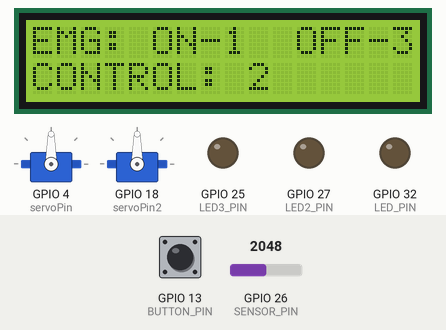
The sketch below on a simulated ESP32. Parts: 2 × servo, 16×2 character LCD, output pins drawn as LEDs (lit = HIGH). Dashed ring = blinking. The inputs (shaded band) are chosen by the test bench; at power-on: GPIO 13 (BUTTON_PIN) HIGH, GPIO 26 (SENSOR_PIN) = 2048. What the sketch prints to the serial monitor is not drawn. At 22.4 s the program restarts the board; the recording ends there.

Above: at 10.7 s.
10.8 s: GPIO 13 (BUTTON_PIN) pulled LOW for 0.15 s
At 12.1 s:
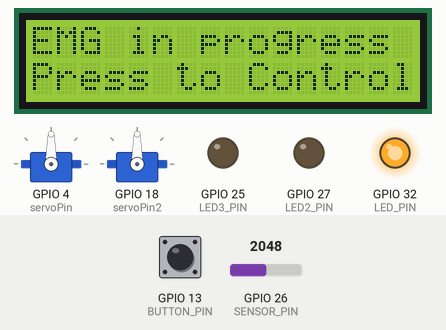
12.4 s: GPIO 13 (BUTTON_PIN) pulled LOW for 1 s
At 13.8 s:
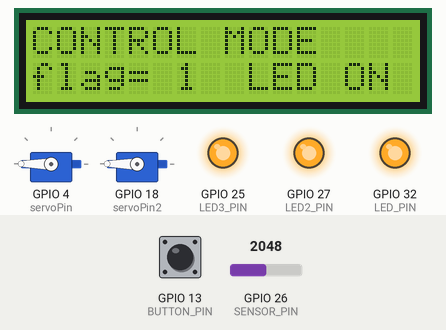
14.0 s: GPIO 13 (BUTTON_PIN) pulled LOW for 0.15 s
At 15.3 s:
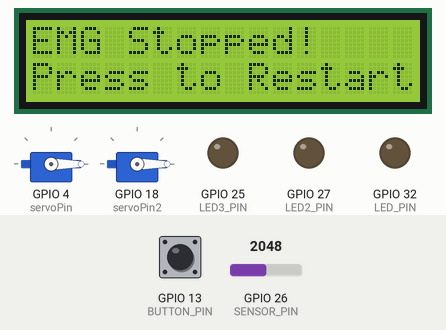
16.2 s: GPIO 13 (BUTTON_PIN) pulled LOW for 3.2 s
At 19.8 s:
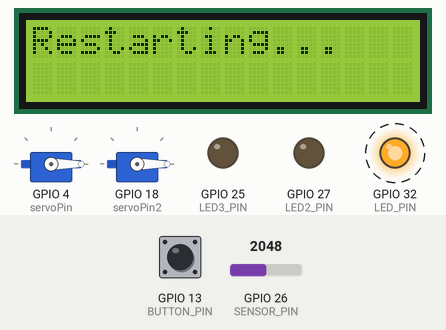
Timing chart, 0 to 22.4 s (numbered marks = the images above; inputs shaded):
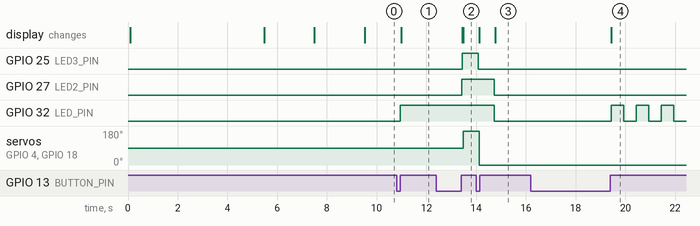

The sketch:

Final_Project_Code-_EMG.ino
```cpp
// emg-26, led(RED)-32, led(BLUE)-27, led(GREEN)-25, pushbutton-13, servo1-16 , servo2-18

#define SENSOR_PIN 26      //EMG Pin
#define LED_PIN 32         //LED 32 (RED)       Indicating EMG Mode
#define LED2_PIN 27        //LED 2(YELLOW) 27   Indicating Control Mode
#define LED3_PIN 25        //LED 3(GREEN)  25   Controlling LED
#define BUTTON_PIN 13      //pushSwitch pin

int sensorValue;
int lastState = HIGH;
int currentState;
int count = 0;
int Max=0;
int mid;
int flag=0;
int threshold;


#include <LiquidCrystal_I2C.h>
int lcdColumns = 16;
int lcdRows = 2;
LiquidCrystal_I2C lcd(0x27, lcdColumns, lcdRows);

//servo
#include <Servo.h>

static const int servoPin = 4;
static const int servoPin2 = 18;

Servo servo1;
Servo servo2;

void setup()
{
  pinMode(BUTTON_PIN, INPUT_PULLUP);
  pinMode(LED_PIN, OUTPUT);
  pinMode(LED2_PIN, OUTPUT);
  pinMode(LED3_PIN, OUTPUT);
  servo1.attach(servoPin);
  servo2.attach(servoPin2);

  lcd.init();              // initialize LCD
  lcd.setBacklight(HIGH);
  delay(10);               //to stabilize everything
  Serial.begin(115200);

  while(analogRead(SENSOR_PIN)<200)
  {
    lcd.setCursor(0, 0);
    lcd.print("Insert the Lead");
  }
  lcd.clear();

  lcd.setCursor(0, 0);
  lcd.print("Calibrating...");
  for (int j = 0; j < 2500; j++)
  {
    sensorValue = analogRead(SENSOR_PIN);
    if (sensorValue > Max)
    {
    Max = sensorValue;
    }
    Serial.println(sensorValue);
    delay(2);
  }
  lcd.clear();
  lcd.setCursor(0, 0);
  lcd.print("Calibration done");
  Serial.println(0);
  delay(2000);
  lcd.clear();

  mid = Max/2;
  threshold = (mid-(mid/10)) ;

  lcd.setCursor(0, 0);
  lcd.print("Threshold");
  lcd.setCursor(0, 1);
  lcd.print(threshold);
  delay(2000);

  lcd.clear();
  lcd.setCursor(0, 0);
  lcd.print("EMG: ON-1  OFF-3");
  lcd.setCursor(0, 1);
  lcd.print("CONTROL: 2");
}


void loop()
{
  currentState = digitalRead(BUTTON_PIN);
  if(lastState == LOW && currentState == HIGH)
  {
    count++;
    lcd.clear();
  }

  if(count == 1)        //EMG START
  {
    digitalWrite(LED_PIN, HIGH);      //RED LED ON
    EMG();
  }

  if(count == 2)        //CONTROL
  {
    digitalWrite(LED2_PIN, HIGH);      //YELLOW LED ON
    CONTROL_WITH_EMG();

  }

  if(count == 3)         //EMG STOP
  {
    digitalWrite(LED_PIN, LOW);        //RED LED OFF
    digitalWrite(LED2_PIN, LOW);      //YELLOW LED OFF
    digitalWrite(LED3_PIN,LOW);

    NOEMG();
  }

  if(count == 4)         //RESTART
  {
    LCDRESTART();
    BLINKLED();                        //RED LED BLINKING 3 TIMES BEFORE RESTART
    ESP.restart();
  }

lastState = currentState;
delay(4);
}


        //..............FUNCTION DEFINITIONS...........

void EMG()
{
  LCDEMG();     //Print in LCD
  sensorValue = analogRead(SENSOR_PIN);
  Serial.println(sensorValue);
}

void NOEMG()
{
  LCDNOEMG();   //Print in LCD
  Serial.println(0);
}

void CONTROL_WITH_EMG()
{
  LCDCONTROL();
  sensorValue = analogRead(SENSOR_PIN);
  Serial.println(sensorValue);
  if(sensorValue > threshold)
    {
      flag++;
      if(flag%2!=0 && flag!=0)
      {
        digitalWrite(LED3_PIN,HIGH);
        delay(10);
        servo1.write(180);
        servo2.write(180);
        delay(10);
        lcd.setCursor(0, 1);
        lcd.print("flag=");
        lcd.setCursor(6, 1);
        lcd.print(flag);
        lcd.setCursor(9, 1);
        lcd.print("LED ON");
      }
      if(flag%2==0 && flag!=0)
      {
        digitalWrite(LED3_PIN,LOW);
        delay(10);
        servo1.write(0);
        servo2.write(0);
        delay(10);
        lcd.setCursor(0, 1);
        lcd.print("flag=");
        lcd.setCursor(6, 1);
        lcd.print(flag);
        lcd.setCursor(9, 1);
        lcd.print("LED OFF");
      }
      delay(600);
    }
}

void LCDEMG()
{
  lcd.setCursor(0, 0);
  lcd.print("EMG in progress");
  lcd.setCursor(0, 1);
  lcd.print("Press to Control");
}

void LCDNOEMG()
{
  lcd.setCursor(0, 0);
  lcd.print("EMG Stopped!");
  lcd.setCursor(0, 1);
  lcd.print("Press to Restart");
}

void LCDCONTROL()
{
  lcd.setCursor(0, 0);
  lcd.print("CONTROL MODE");
}

void LCDRESTART()
{
  lcd.setCursor(0, 0);
  lcd.print("Restarting...");
}

void BLINKLED()
{
for(int i=1 ; i<=3; i++)
  {
    digitalWrite(LED_PIN, HIGH);
    delay(500);
    digitalWrite(LED_PIN, LOW);
    delay(500);
  }
}
```

Measured:
- after the input at 10.8 s, GPIO 32 (LED_PIN): LOW → HIGH after 0.15 s; the display: changes after 0.18 s (image 1)
- after the input at 12.4 s, GPIO 25 (LED3_PIN), GPIO 27 (LED2_PIN): LOW → HIGH after 1.0 s; servo on GPIO 4 (servoPin), servo on GPIO 18 (servoPin2): 90° → 180° after 1.1 s; the display: first changes after 1.0 s (image 2 shows a later state)
- after the input at 14.0 s, GPIO 25 (LED3_PIN): goes on until 14.1 s, then stays LOW; GPIO 27 (LED2_PIN), GPIO 32 (LED_PIN): HIGH → LOW after 0.73 s; servo on GPIO 4 (servoPin), servo on GPIO 18 (servoPin2): goes on until 14.1 s, then stays 0°; the display: first differs from a run without the input after 0.76 s (image 3)
- after the input at 16.2 s, GPIO 32 (LED_PIN): alternates HIGH for 0.50 s and LOW for 0.50 s, starting after 3.2 s; the display: changes after 3.2 s (image 4)
